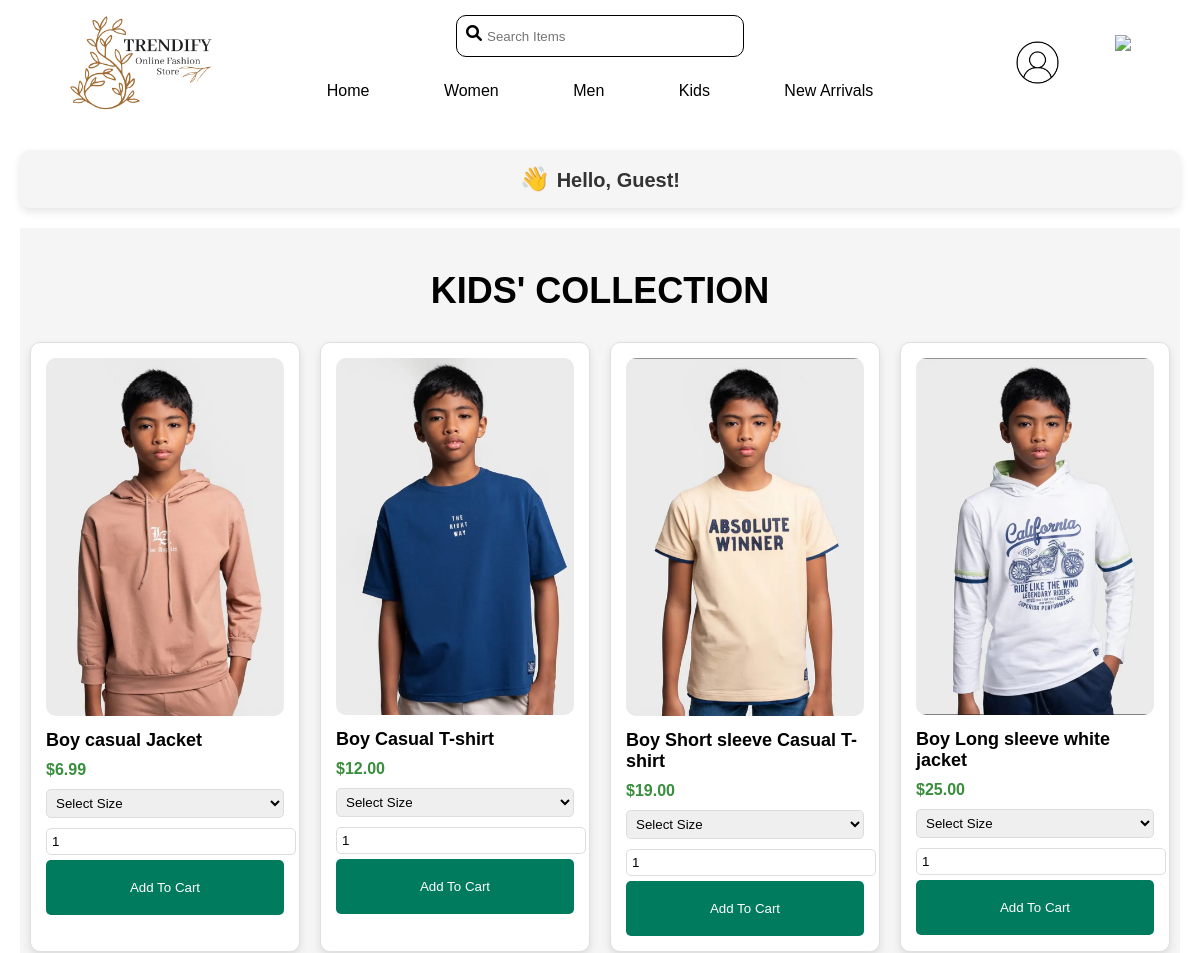
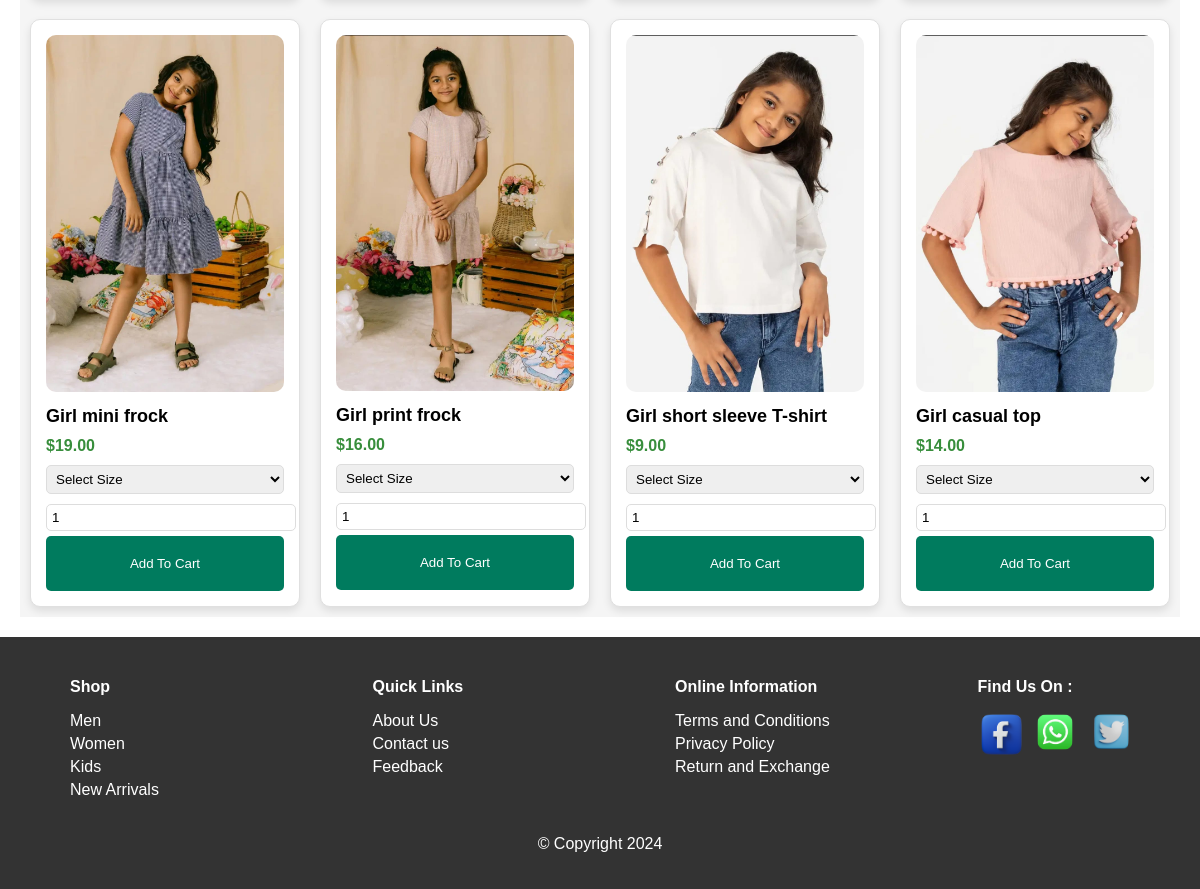
Page /kids.php on the committed database (2 pictures, top to bottom).
### tables this page shows
CREATE TABLE `products` (
  `product_id` int(11) NOT NULL,
  `product_name` varchar(255) NOT NULL,
  `product_image` varchar(255) NOT NULL,
  `product_price` float NOT NULL,
  `product_type` varchar(255) NOT NULL
);

### kids.php (the view, shortened to what this page needs)
<!DOCTYPE html>
<html>
<head>
    <link rel="stylesheet" href="src/css/women.css" type="text/css">
    <link rel="stylesheet" href="src/css/headerfooter.css">
</head>
<body>
<?php include "header.php"; ?>
<?php
        if(isset($_SESSION["username"])) {
            $username = $_SESSION["username"];
            echo "<div class='welcome-message'>Hello, $username!</div>";
        } else {
            echo "<div class='welcome-message'>Hello, Guest!</div>";
        }
    ?>
<div class = hello>
    <br>
    <h1>KIDS' COLLECTION</h1>
    <div class="pro-container">
        <?php
        $conn = new mysqli('localhost', 'root', '', 'trendify');
        $result = $conn->query("SELECT * FROM products WHERE product_type='Kids'");
        while ($row = $result->fetch_assoc()) {
            echo "<div class='pro'>
                    <img src='uploads/{$row['product_image']}' alt='{$row['product_name']}'>
                    <h5>{$row['product_name']}</h5>
                    <h4>$" . number_format($row['product_price'], 2) . "</h4>
                    <select class='size' data-id='{$row['product_id']}'>
                        <option value=''>Select Size</option>
                        <option value='S'>S</option>
                        <option value='M'>M</option>
                        <option value='L'>L</option>
                        <option value='XL'>XL</option>
                        <option value='XXL'>XXL</option>
                    </select>
                    <input type='number' class='quantity' data-id='{$row['product_id']}' value='1' min='1'>
                    <button class='cart-btn' data-id='{$row['product_id']}'>Add To Cart</button>
                  </div>";
        }
        ?>
    </div>
    </div>
    <?php include "footer.php"; ?>
</body>
</html>

### src/css/women.css (style rules this page uses)
.hello { font-family: Arial, sans-serif; margin: 20px; background-color: #f5f5f5; text-align: center; }
.welcome-message { background-color: #f5f5f5; padding: 15px 25px; border-radius: 10px; font-size: 20px; color: #333; text-align: center; margin: 20px; font-family: 'Poppins', sans-serif; font-weight: bold; box-shadow: 0 4px 8px rgba(0, 0, 0, 0.1); }
.welcome-message:before { content: "👋 "; font-size: 24px; }
h1 { font-size: 36px; margin-bottom: 20px; }
.pro-container { display: grid; grid-template-columns: repeat(4, 1fr); gap: 20px; padding: 10px; }
.pro { background-color: #fff; border: 1px solid #e0e0e0; border-radius: 10px; padding: 15px; box-shadow: 0 4px 8px rgba(0, 0, 0, 0.1); transition: transform 0.3s; text-align: left; }
.pro img { width: 100%; border-radius: 10px; height: auto; }
.pro h5 { font-size: 18px; margin: 10px 0; }
.pro h4 { color: #388e3c; margin: 5px 0; }
.pro select, .pro input { width: 100%; padding: 5px; margin: 5px 0; border-radius: 5px; border: 1px solid #ddd; }
.cart-btn { width: 100%; background-color: #007b5e; color: white; padding: 20px; border: none; border-radius: 5px; cursor: pointer; transition: background-color 0.3s; }

### src/css/headerfooter.css (style rules this page uses)
body { font-family:'Poppins', sans-serif; margin: 0; }

### rows in the picture
products: product_image (picture), product_name "Boy casual Jacket", product_price "6.99"
products: product_image (picture), product_name "Boy Casual T-shirt", product_price "12.00"
products: product_image (picture), product_name "Boy Short sleeve Casual T-shirt", product_price "19.00"
products: product_image (picture), product_name "Boy Long sleeve white jacket", product_price "25.00"
products: product_image (picture), product_name "Girl mini frock", product_price "19.00"
products: product_image (picture), product_name "Girl print frock", product_price "16.00"
products: product_image (picture), product_name "Girl short sleeve T-shirt", product_price "9.00"
products: product_image (picture), product_name "Girl casual top", product_price "14.00"
